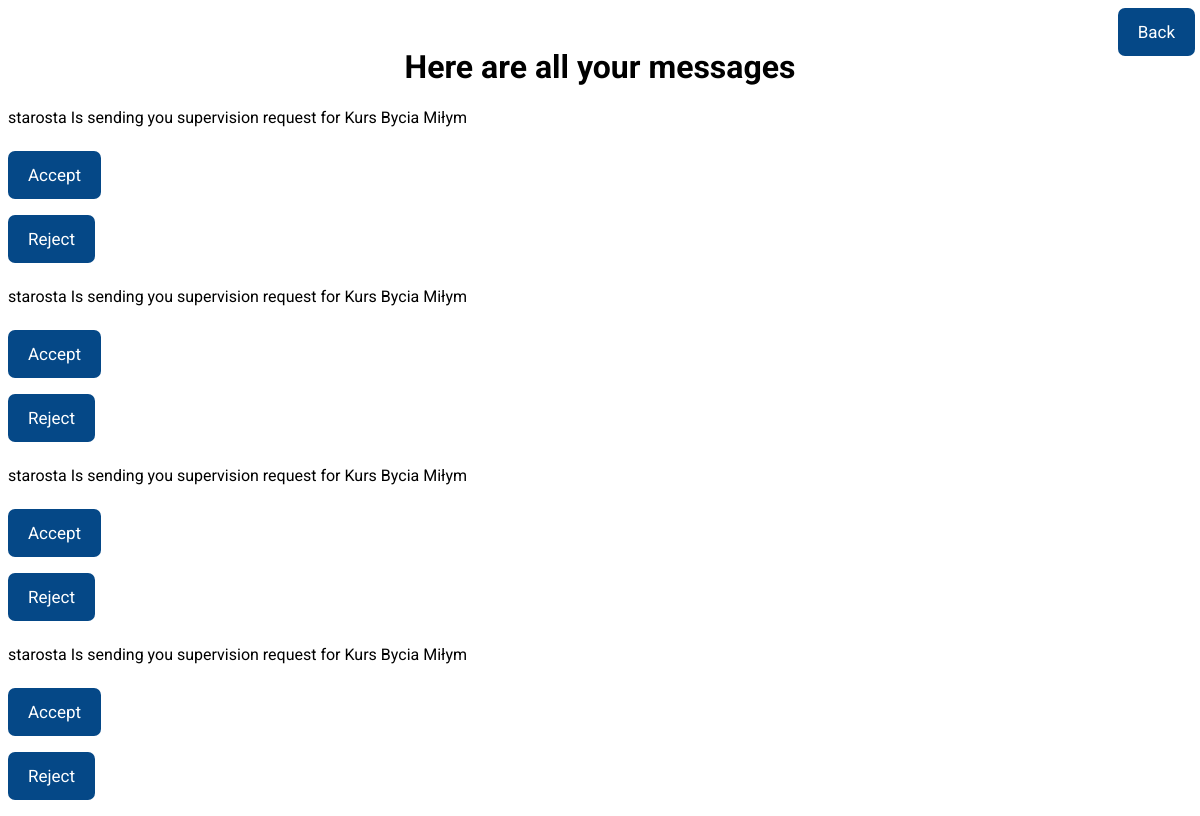
The app's page /dissertation/notifications/ (signed in), older data.
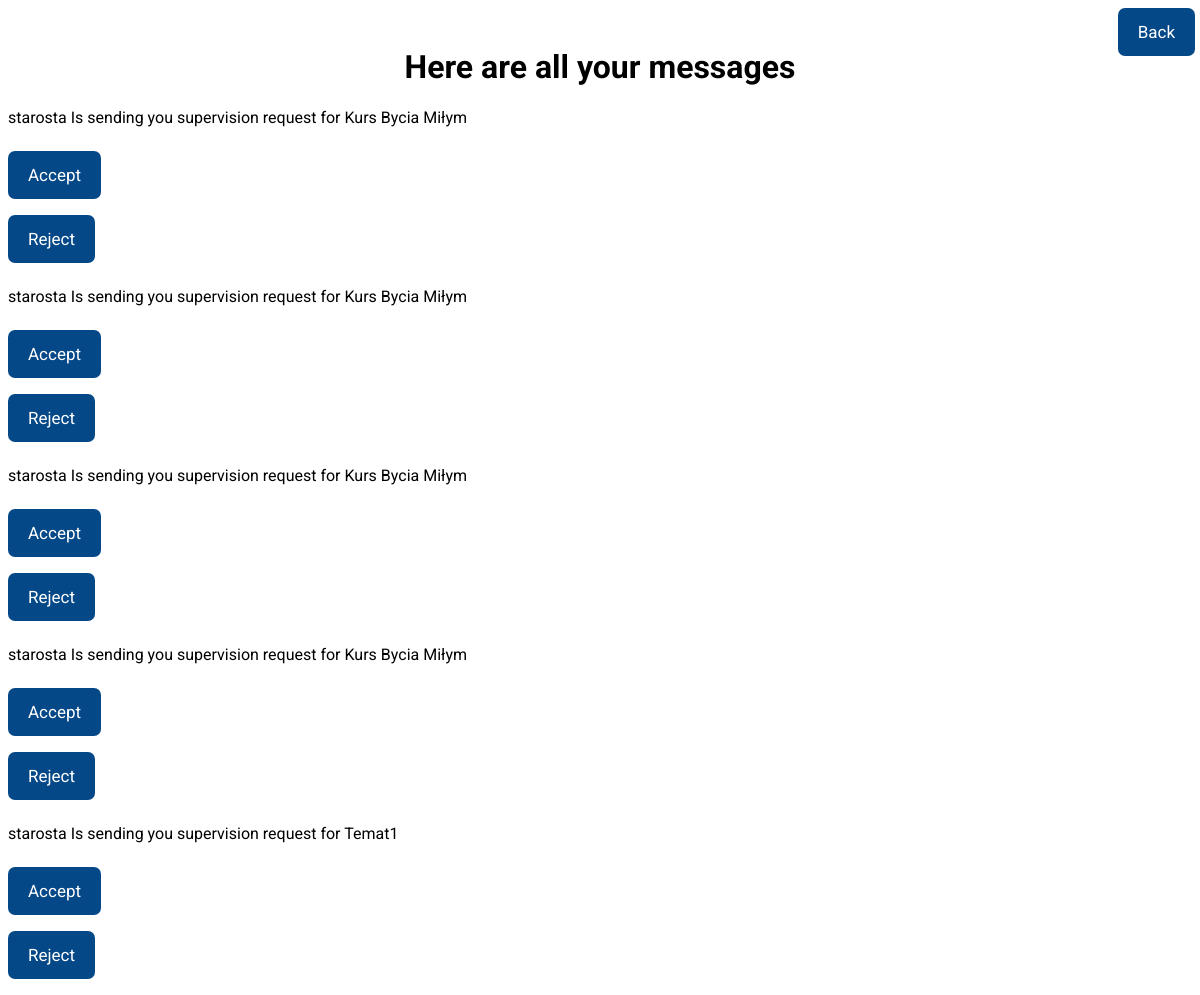
The same page, newer data.
### dissertation/models.py (models this page shows)
class Message(models.Model):
    sender = models.ForeignKey(Profile, related_name='sender_key', on_delete=models.CASCADE)
    receiver = models.ForeignKey(Profile, related_name='receiver_key', on_delete=models.CASCADE)
    text = models.TextField()

class Profile(models.Model):
    user = models.OneToOneField(User, on_delete=models.CASCADE)
    is_reviewer = models.BooleanField(default=False)
    academic_degree = models.CharField(max_length=100, default="None")
    picture = models.FileField(default='')
    thesisList = models.ManyToManyField(Thesis, blank=True)
    cooperator = models.ForeignKey('self', on_delete=models.CASCADE, null=True, blank=True)
    def __str__(user):
        return str(user.user)

### dissertation/views.py (the view)
# urls.py: path('notifications/', views.Notifications.as_view(), name='notifications'),
class Notifications(LoginRequiredMixin, ListView):
    model = Message
    template_name = 'dissertation/notifications.html'
    context_object_name = 'all_messages'

### dissertation/templates/dissertation/notifications.html (shortened to what this page needs)
{% extends "dissertation/base.html" %}
{% block content %}
    {% if all_messages %}
        <h1 align="center">Here are all your messages</h1>
                        {% for message in all_messages %}
                            {% if user.get_username == message.receiver.user.get_username %}
                                        <p>{{message.sender}} {{message.text}}</p>
                                        <a href="{% url 'start' %}notifications/{{ message.sender.user.username }}/{{ message.id }}/accept/"><input type="button" value="Accept" class="guzior"></a>
                                        <form action="{% url 'rejectStudent' message.id %}" method="post" >
                                            <input type="submit" value="Reject" class="guzior">
                                        </form>
                            {% endif %}
                        {% endfor %}
    {% else %}
        <h3>You don't have any messages</h3>
    {%  endif %}
    <a href="{%  url 'index' %}"><input type="button" class="bback" value="Back"></input></a>
{% endblock %}

Row changes from the older to the newer data that the page shows:
added Message: sender "starosta", text "Is sending you supervision request for Temat1"
